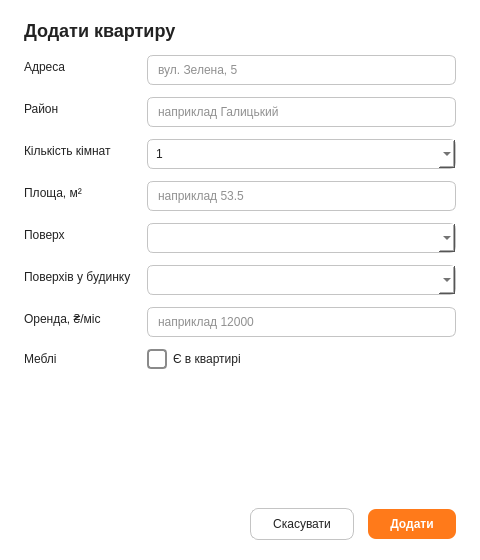
<?xml version="1.0" encoding="UTF-8"?>
<ui version="4.0">
 <class>AddFlatDialog</class>
 <widget class="QDialog" name="AddFlatDialog">
  <property name="geometry">
   <rect>
    <x>0</x>
    <y>0</y>
    <width>480</width>
    <height>560</height>
   </rect>
  </property>
  <property name="windowTitle">
   <string>Нова квартира</string>
  </property>
  <property name="modal">
   <bool>true</bool>
  </property>
  <property name="styleSheet">
   <string notr="true">
    QDialog { background: #ffffff; }
    QLabel { color: #222222; background: transparent; font-size: 12px; }
    QLabel#lblDialogTitle { font-size: 18px; font-weight: bold; }
    QLabel#lblError { color: #d32f2f; font-size: 12px; }

    QLineEdit, QComboBox {
        color: #222222; background: #ffffff;
        border: 1px solid #c4c4c4; border-radius: 6px; padding: 6px 8px;
    }
    QLineEdit:focus, QComboBox:focus { border: 1px solid #ff7a1a; }
    QComboBox QAbstractItemView {
        background: #ffffff; color: #222222; border: 1px solid #c4c4c4;
        selection-background-color: #ff7a1a; selection-color: #ffffff;
    }

    QCheckBox { color: #222222; background: transparent; spacing: 6px; }
    QCheckBox::indicator {
        width: 16px; height: 16px; border: 2px solid #8a8a8a; border-radius: 4px; background: #ffffff;
    }
    QCheckBox::indicator:hover { border-color: #ff7a1a; }
    QCheckBox::indicator:checked { background: #ff7a1a; border-color: #ff7a1a; }

    QPushButton#btnSave {
        background: #ff7a1a; color: #ffffff; border: none; border-radius: 8px;
        padding: 8px 22px; font-weight: bold;
    }
    QPushButton#btnSave:hover { background: #e96a0c; }
    QPushButton#btnCancel {
        background: #ffffff; color: #222222; border: 1px solid #c4c4c4; border-radius: 8px;
        padding: 8px 22px;
    }
    QPushButton#btnCancel:hover { border-color: #ff7a1a; }
   </string>
  </property>
  <layout class="QVBoxLayout" name="dialogLayout">
   <property name="spacing">
    <number>14</number>
   </property>
   <property name="leftMargin">
    <number>24</number>
   </property>
   <property name="topMargin">
    <number>20</number>
   </property>
   <property name="rightMargin">
    <number>24</number>
   </property>
   <property name="bottomMargin">
    <number>20</number>
   </property>
   <item>
    <widget class="QLabel" name="lblDialogTitle">
     <property name="text">
      <string>Додати квартиру</string>
     </property>
    </widget>
   </item>
   <item>
    <layout class="QFormLayout" name="formLayout">
     <property name="horizontalSpacing">
      <number>16</number>
     </property>
     <property name="verticalSpacing">
      <number>12</number>
     </property>
     <item row="0" column="0">
      <widget class="QLabel" name="lblAddressCap">
       <property name="text">
        <string>Адреса</string>
       </property>
      </widget>
     </item>
     <item row="0" column="1">
      <widget class="QLineEdit" name="leAddress">
       <property name="placeholderText">
        <string>вул. Зелена, 5</string>
       </property>
      </widget>
     </item>
     <item row="1" column="0">
      <widget class="QLabel" name="lblDistrictCap">
       <property name="text">
        <string>Район</string>
       </property>
      </widget>
     </item>
     <item row="1" column="1">
      <widget class="QLineEdit" name="leDistrict">
       <property name="placeholderText">
        <string>наприклад Галицький</string>
       </property>
      </widget>
     </item>
     <item row="2" column="0">
      <widget class="QLabel" name="lblRoomsCap">
       <property name="text">
        <string>Кількість кімнат</string>
       </property>
      </widget>
     </item>
     <item row="2" column="1">
      <widget class="QComboBox" name="cbRooms">
       <item>
        <property name="text">
         <string>1</string>
        </property>
       </item>
       <item>
        <property name="text">
         <string>2</string>
        </property>
       </item>
       <item>
        <property name="text">
         <string>3</string>
        </property>
       </item>
       <item>
        <property name="text">
         <string>4</string>
        </property>
       </item>
       <item>
        <property name="text">
         <string>5</string>
        </property>
       </item>
       <item>
        <property name="text">
         <string>6</string>
        </property>
       </item>
      </widget>
     </item>
     <item row="3" column="0">
      <widget class="QLabel" name="lblAreaCap">
       <property name="text">
        <string>Площа, м²</string>
       </property>
      </widget>
     </item>
     <item row="3" column="1">
      <widget class="QLineEdit" name="leArea">
       <property name="placeholderText">
        <string>наприклад 53.5</string>
       </property>
      </widget>
     </item>
     <item row="4" column="0">
      <widget class="QLabel" name="lblFloorCap">
       <property name="text">
        <string>Поверх</string>
       </property>
      </widget>
     </item>
     <item row="4" column="1">
      <widget class="QComboBox" name="cbFloor">
      </widget>
     </item>
     <item row="5" column="0">
      <widget class="QLabel" name="lblTotalFloorsCap">
       <property name="text">
        <string>Поверхів у будинку</string>
       </property>
      </widget>
     </item>
     <item row="5" column="1">
      <widget class="QComboBox" name="cbTotalFloors">
      </widget>
     </item>
     <item row="6" column="0">
      <widget class="QLabel" name="lblRentCap">
       <property name="text">
        <string>Оренда, ₴/міс</string>
       </property>
      </widget>
     </item>
     <item row="6" column="1">
      <widget class="QLineEdit" name="leRent">
       <property name="placeholderText">
        <string>наприклад 12000</string>
       </property>
      </widget>
     </item>
     <item row="7" column="0">
      <widget class="QLabel" name="lblFurnitureCap">
       <property name="text">
        <string>Меблі</string>
       </property>
      </widget>
     </item>
     <item row="7" column="1">
      <widget class="QCheckBox" name="chkFurniture">
       <property name="text">
        <string>Є в квартирі</string>
       </property>
      </widget>
     </item>
    </layout>
   </item>
   <item>
    <widget class="QLabel" name="lblError">
     <property name="visible">
      <bool>false</bool>
     </property>
     <property name="wordWrap">
      <bool>true</bool>
     </property>
    </widget>
   </item>
   <item>
    <spacer name="dialogSpacer">
     <property name="orientation">
      <enum>Qt::Vertical</enum>
     </property>
     <property name="sizeHint" stdset="0">
      <size>
       <width>20</width>
       <height>20</height>
      </size>
     </property>
    </spacer>
   </item>
   <item>
    <layout class="QHBoxLayout" name="buttonsLayout">
     <item>
      <spacer name="buttonsSpacer">
       <property name="orientation">
        <enum>Qt::Horizontal</enum>
       </property>
       <property name="sizeHint" stdset="0">
        <size>
         <width>40</width>
         <height>20</height>
        </size>
       </property>
      </spacer>
     </item>
     <item>
      <widget class="QPushButton" name="btnCancel">
       <property name="text">
        <string>Скасувати</string>
       </property>
       <property name="cursor">
        <cursorShape>PointingHandCursor</cursorShape>
       </property>
      </widget>
     </item>
     <item>
      <widget class="QPushButton" name="btnSave">
       <property name="text">
        <string>Додати</string>
       </property>
       <property name="default">
        <bool>true</bool>
       </property>
       <property name="cursor">
        <cursorShape>PointingHandCursor</cursorShape>
       </property>
      </widget>
     </item>
    </layout>
   </item>
  </layout>
 </widget>
 <resources/>
 <connections>
  <connection>
   <sender>btnCancel</sender>
   <signal>clicked()</signal>
   <receiver>AddFlatDialog</receiver>
   <slot>reject()</slot>
  </connection>
 </connections>
</ui>
